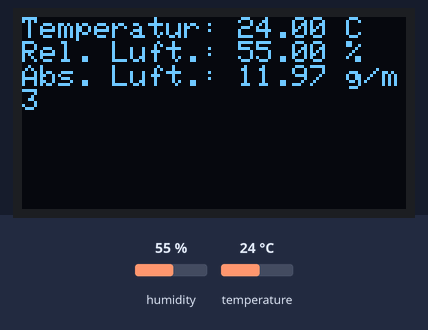
This sketch was run on a simulated ESP8266 (NodeMCU). Parts: 128×64 one-colour display. Inputs (shaded band) come from the test bench; at power-on: humidity 55 %, temperature 24 °C. The display library's start-up logo is not drawn; what the sketch prints to the serial monitor is not drawn.

Above: at 2.3 s.
2.4 s: humidity set to 22 %
At 5.1 s:
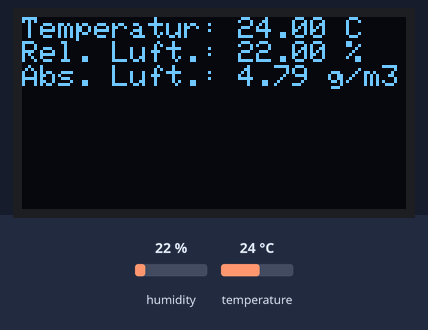
6.3 s: temperature set to 12 °C
At 7.5 s:
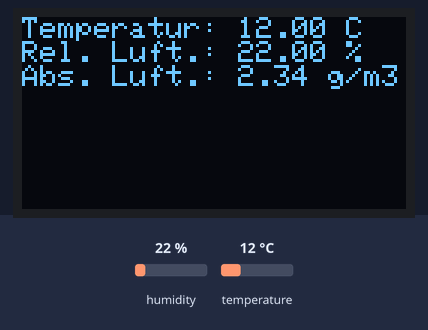
10.2 s: humidity set to 40 %
At 11.1 s:
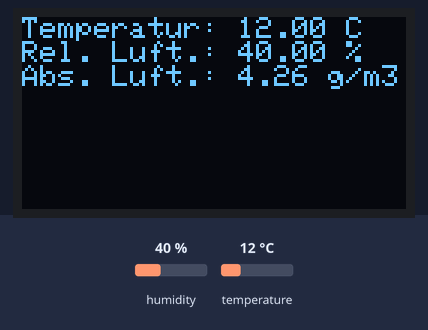
14.1 s: temperature set to 19 °C
At 17.1 s:
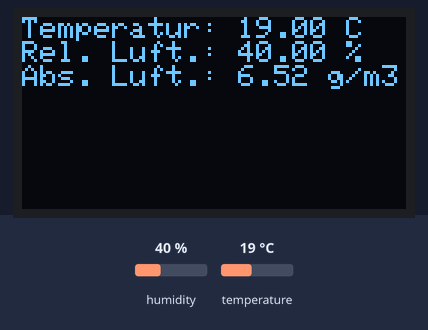
Timing chart, 0 to 18.6 s (numbered marks = the images above; inputs shaded):
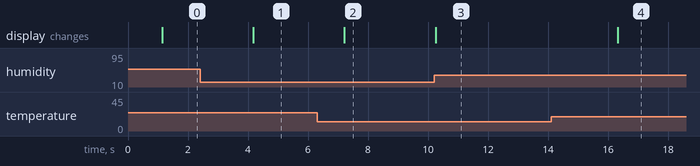

Measured:
- after the input at 2.4 s, the display: changes after 1.8 s (image 1)
- after the input at 6.3 s, the display: changes after 0.91 s (image 2)
- after the input at 10.2 s, the display: changes after 0.05 s (image 3)
- after the input at 14.1 s, the display: changes after 2.2 s (image 4)

The sketch:

TemperaturMitDisplay.ino
```cpp
#include <SPI.h>
#include <Wire.h>
#include <Adafruit_GFX.h>
#include <Adafruit_SSD1306.h>
#include "DHTesp.h"

#ifdef ESP32
#pragma message(THIS EXAMPLE IS FOR ESP8266 ONLY!)
#error Select ESP8266 board.
#endif

// OLED FeatherWing buttons map to different pins depending on board.
// The I2C (Wire) bus may also be different.

  #define BUTTON_A  0
  #define BUTTON_B 16
  #define BUTTON_C  2
  #define WIRE Wire

//double absolute(float,float);

Adafruit_SSD1306 display = Adafruit_SSD1306(128, 64, &WIRE);
DHTesp dht;


double absolute(double t, double r)
{

  // Konstanten
  double mw = 18.016; // Molekulargewicht des Wasserdampfes (kg/kmol)
  double gk = 8314.3; // universelle Gaskonstante (J/(kmol*K))
  double t0 = 273.15; // Absolute Temperatur von 0 °C (Kelvin)
  double tk = t + t0; // Temperatur in Kelvin

  double a, b;
  if (t >= 0) {
    a = 7.5;
    b = 237.3;
  } else {
    a = 7.6;
    b = 240.7;
  }

  // Sättigungsdampfdruck in hPa
  double sdd = 6.1078 * pow(10, (a*t)/(b+t));

  // Dampfdruck in hPa
  double dd = sdd * (r/100);

  // Wasserdampfdichte bzw. absolute Feuchte in g/m3
  double af = pow(10,5) * mw/gk * dd/tk;

  // v-Parameter
  double v = log10(dd/6.1078);

  // Taupunkttemperatur (°C)
  double tt = (b*v) / (a-v);

  return af;
}

void setup() {

  Serial.begin(9600);

  Serial.println("OLED FeatherWing test");
  // SSD1306_SWITCHCAPVCC = generate display voltage from 3.3V internally
  display.begin(SSD1306_SWITCHCAPVCC, 0x3C); // Address 0x3C for 128x32
  dht.setup(D0, DHTesp::DHT11);

  Serial.println("OLED begun");

  // Show image buffer on the display hardware.
  // Since the buffer is intialized with an Adafruit splashscreen
  // internally, this will display the splashscreen.
  display.display();
  delay(1000);

  // Clear the buffer.
  display.clearDisplay();
  display.display();

  Serial.println("IO test");


  // text display tests
  display.setTextSize(1);
 display.setTextColor(SSD1306_WHITE);

  display.clearDisplay();

 //display.print("TEST2");
  display.display();
  //delay(1000);
}

//  display.display(); // actually display all of the above
//}

void loop() {
  display.setCursor(0,0);
  display.clearDisplay();
  float relhumidity = dht.getHumidity();
  float temperature = dht.getTemperature();
  float abshumidity = absolute(temperature,relhumidity);

  display.print("Temperatur: ");
  display.print(temperature);
  display.println(" C");
  display.print("Rel. Luft.: ");
  display.print(relhumidity);
  display.println(" %");
  display.print("Abs. Luft.: ");
  display.print(abshumidity);
  display.println(" g/m3");

  display.display();

  delay(3000);
  display.clearDisplay();
}
```
